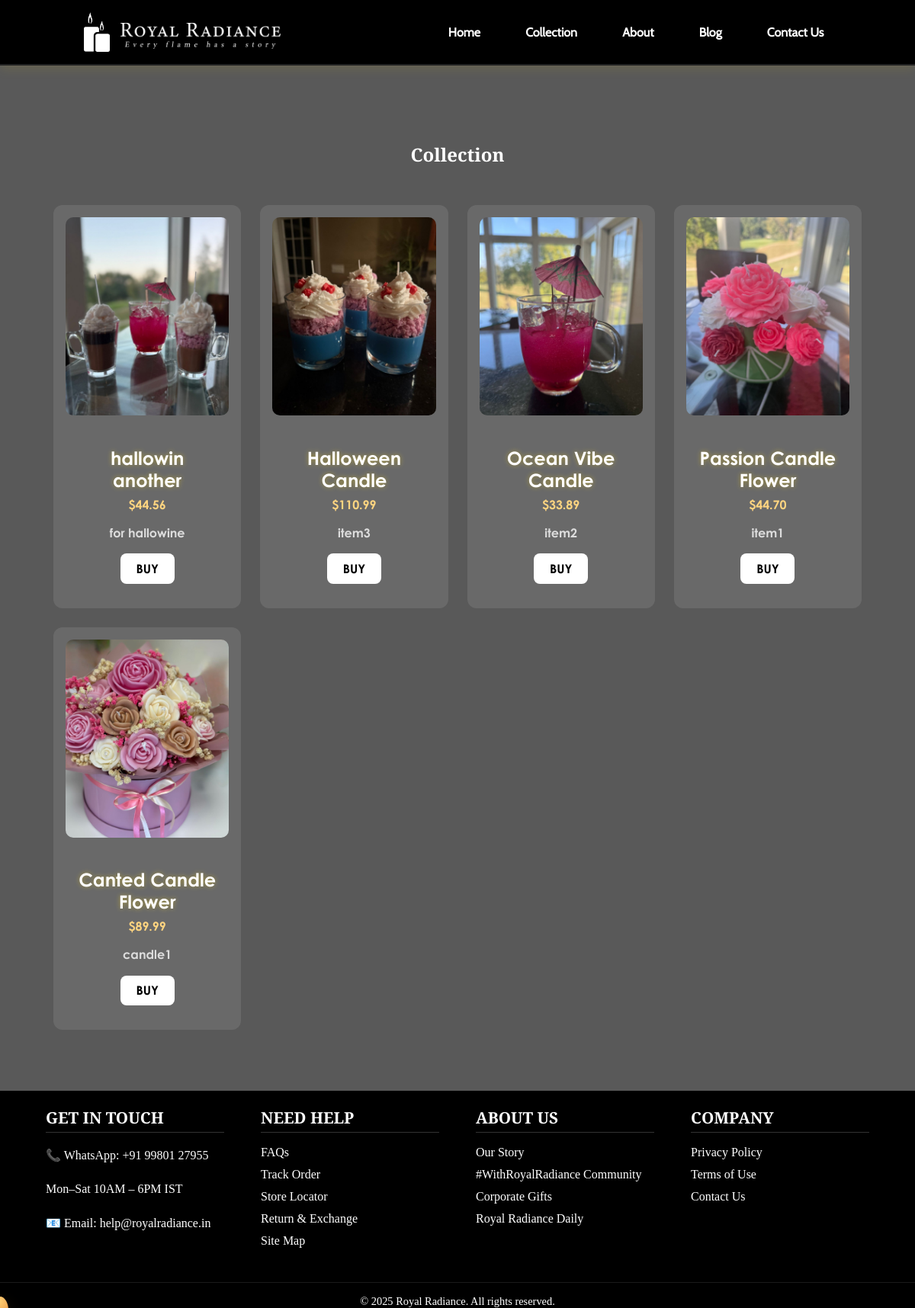
/catalog, run on the app's committed database.
### models.py (models this page shows)
class Product(db.Model):
    id = db.Column(db.Integer, primary_key=True)
    name = db.Column(db.String(140), nullable=False)
    short_desc = db.Column(db.String(280))
    price = db.Column(db.Float, nullable=False, default=0.0)
    image = db.Column(db.String(300))
    created_at = db.Column(db.DateTime, default=datetime.utcnow)

### app.py (the view)
    @app.route('/catalog')
    def catalog():
        products = Product.query.order_by(Product.created_at.desc()).all()
        return render_template('catalog.html', products=products)

### templates/catalog.html (shortened to what this page needs)
{% extends "base.html" %}
{% block content %}
<video class="video-bg" autoplay muted loop playsinline>
  <source src="{{ url_for('static', filename='images/cg.mp4') }}" type="video/mp4">
</video>
<div class="video-overlay"></div>
<section class="wrap catalog">
  <h2>Collection</h2>
  <div class="products-grid">
    {% for p in products %}
      {% include 'product_card.html' %}
    {% endfor %}
  </div>
</section>
{% endblock %}

### templates/product_card.html (shortened to what this page needs)
<div class="card product-card">
  <div class="card-media">
    {% if p.image %}
      <img src="{{ url_for('uploads', filename=p.image) }}" alt="{{ p.name }}">
    {% else %}
      <img src="{{ url_for('static', filename='images/sample_product.jpg') }}" alt="Sample">
    {% endif %}
  </div>
  <div class="card-body">
    <h3 class="product-name">{{ p.name }}</h3>
      <div class="price">${{ "%.2f"|format(p.price) }}</div>
    <p class="excerpt">{{ p.short_desc }}</p>
    <div class="card-footer">
      <a class="btn-buy" href="{{ url_for('contact') }}">BUY</a>
    </div>
  </div>
</div>

### static/css/main.css (style rules this page uses)
:root { --gold: #FFD580; --cream: #FFF5E1; --brown: #3E2723; --muted: #7a6b66; --glass: rgba(255,255,255,0.06); --black: rgba(0,0,0,1); font-family: "Playfair Display", serif; }
* { box-sizing: border-box; }
.wrap { max-width: 1100px; margin: 0 auto; padding: 2rem; }
.products-grid { grid-template-columns: repeat(auto-fit, minmax(230px, 1fr)); }
.card img { border-radius: 12px 12px 0 0; width: 100%; height: 200px; object-fit: cover; }
.card-body { padding: 1rem; }
.product-card .price { font-weight: 700; color: var(--gold); }
.excerpt { color: var(--muted); font-size: .95rem; }
.products-grid { overflow: visible !important; }
.product-card { position: relative; z-index: 1; overflow: visible; transition: transform 0.35s ease, box-shadow 0.35s ease, z-index 0.35s ease; }
.card.product-card, .card.product-card * { font-family: "c_gothic", sans-serif !important; }

### templates/catalog.html (style rules this page uses)
body, html { margin: 0; padding: 0; overflow-x: hidden; }
.video-bg { position: fixed; top: 0; left: 0; width: 100%; height: 100%; object-fit: cover; z-index: -2; }
.video-overlay { position: fixed; top: 0; left: 0; width: 100%; height: 100%; background: rgba(0,0,0,0.65); z-index: -1; }
.wrap.catalog { position: relative; color: #fff; text-align: center; padding: 80px 20px; }
.products-grid { display: grid; grid-template-columns: repeat(auto-fit, minmax(230px, 1fr)); gap: 25px; padding-top: 30px; }
.card.product-card { background: rgba(0, 0, 0, 0.7); padding: 1rem; border-radius: 10px; text-align: center; color: white; transition: transform 0.3s ease, box-shadow 0.3s ease; position: relative; z-index: 1; }
.card.product-card img { width: 100%; height: 260px; object-fit: cover; border-radius: 10px; }

### templates/product_card.html (style rules this page uses)
.card.product-card { background: rgba(255,255,255,0.1); border-radius: 12px; overflow: hidden; text-align: center; font-family: 'C_Gothic', sans-serif; color: #fff; transition: transform 0.3s ease, box-shadow 0.3s ease; padding: 1rem; }
.card.product-card img { width: 100%; border-radius: 10px; margin-bottom: 0.8rem; }
.card-body .product-name { font-size: 1.5rem; font-weight: bold; color: #fff; margin: 0.5rem 0; text-shadow: 0 0 6px rgba(255, 215, 0, 0.4); }
.card-body .excerpt { font-size: 1rem; color: #ddd; margin-bottom: 1rem; line-height: 1.4; }
.btn-buy { background: #fff; color: #000; font-weight: bold; padding: 0.6rem 1.3rem; border-radius: 8px; text-decoration: none; transition: 0.3s ease; display: inline-block; }

### data on the page
Product: image (picture), name "hallowin another", price "44.56", short_desc "for hallowine"
Product: image (picture), name "Halloween Candle", price "110.99", short_desc "item3"
Product: image (picture), name "Ocean Vibe Candle", price "33.89", short_desc "item2"
Product: image (picture), name "Passion Candle Flower", price "44.70", short_desc "item1"
Product: image (picture), name "Canted Candle Flower", price "89.99", short_desc "candle1"
